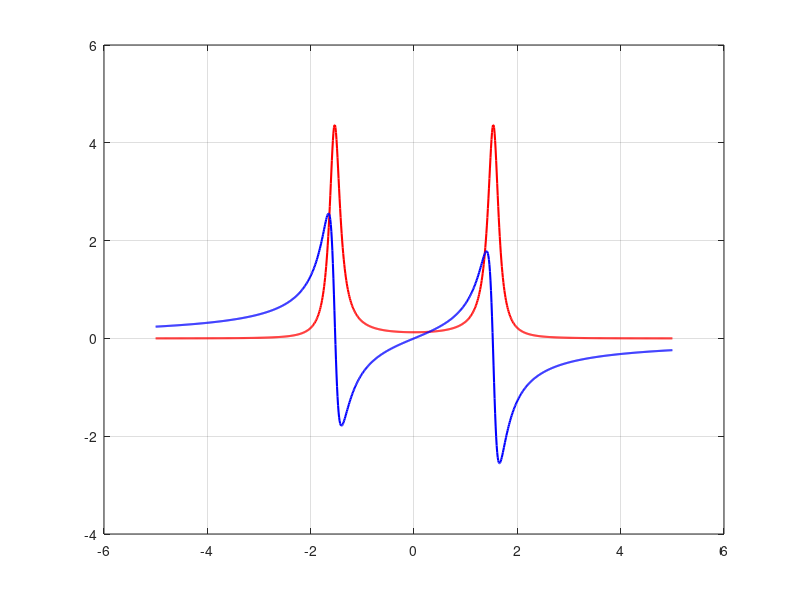

MATLAB code for this plot: (Note: this script raises an error after producing the figure.)
clear;
close all;
ax = gca;

% Parameters
deltap = -5.0e11:0.01e11:5.0e11; 
deltac=0;
deltab=0;
g21 = 1.0e9;  
g31 = 1.0e9;   
g41 = 4.0e11;
omegac = 1.5e11;
omegab = 1.0e11;
K = 2.0e17;
omegap = 11.0e14;
c = 3e8; % Speed of light

% Complex detuning terms
Delta1 = deltap+1i*(g21/2);
Delta2 = deltap +deltac+1i*(g31/2);
Delta3 = deltap +deltab+1i*(g41/2);

% Numerator and Detuning terms
Dp = (Delta2 + 1i*g31/2) .* (Delta3 + 1i*g41/2) - abs(omegab)^2;
D = (Delta1 + 1i*g21/2) .* (Delta2 + 1i*g31/2) .* (Delta3 + 1i*g41/2)- abs(omegac)^2 .* (Delta3 + 1i*g41/2)- abs(omegab)^2 .* (Delta1 + 1i*g21/2);
A=((2.*c.*K)./(omegap));
l=(A^2)*84000;

chi1=((-A.*Dp)./D);

% Plot
red = [0.98 0.52 0];
blue = [0.12 0.61 0.73];
plot(deltap ./ 10^11,imag(chi1), 'red', 'LineWidth', 1.5);
hold on;
plot(deltap ./ 10^11,real(chi1), 'blue', 'LineWidth', 1.5);
grid on;

ax.XAxis.FontSize = 12;
ax.YAxis.FontSize = 12;
xlabel('Probe Freq. (\Delta_p)', 'FontSize', 12, 'FontWeight', 'bold');
ylabel('First order susceptibility (\chi^{(1)})', 'FontSize', 12, 'FontWeight', 'bold');
ylim([-3,5]);